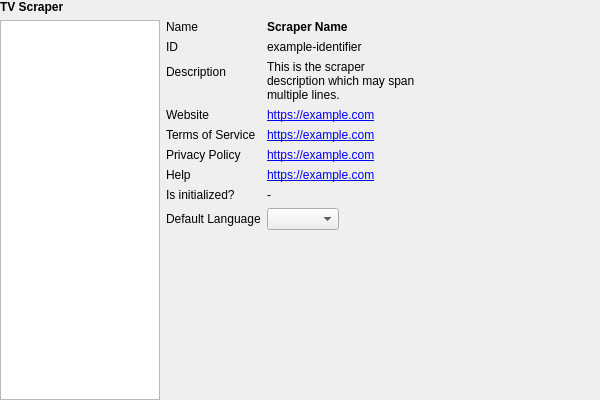
<?xml version="1.0" encoding="UTF-8"?>
<ui version="4.0">
 <class>TvScraperSettingsWidget</class>
 <widget class="QWidget" name="TvScraperSettingsWidget">
  <property name="geometry">
   <rect>
    <x>0</x>
    <y>0</y>
    <width>600</width>
    <height>400</height>
   </rect>
  </property>
  <layout class="QHBoxLayout" name="horizontalLayout_2" stretch="0,1">
   <property name="leftMargin">
    <number>0</number>
   </property>
   <property name="topMargin">
    <number>0</number>
   </property>
   <property name="rightMargin">
    <number>0</number>
   </property>
   <property name="bottomMargin">
    <number>0</number>
   </property>
   <item>
    <layout class="QVBoxLayout" name="layoutTvScrapersSidebar">
     <item>
      <widget class="QLabel" name="lblHeadingTvScrapers">
       <property name="font">
        <font>
         <weight>75</weight>
         <bold>true</bold>
        </font>
       </property>
       <property name="text">
        <string>TV Scraper</string>
       </property>
      </widget>
     </item>
     <item>
      <widget class="QListWidget" name="tvScraperList">
       <property name="minimumSize">
        <size>
         <width>100</width>
         <height>0</height>
        </size>
       </property>
       <property name="maximumSize">
        <size>
         <width>160</width>
         <height>16777215</height>
        </size>
       </property>
       <property name="spacing">
        <number>2</number>
       </property>
       <property name="wordWrap">
        <bool>true</bool>
       </property>
      </widget>
     </item>
    </layout>
   </item>
   <item>
    <layout class="QVBoxLayout" name="vLayout_tvScraperInfos">
     <item>
      <widget class="QLabel" name="lblScraperDetails">
       <property name="font">
        <font>
         <weight>75</weight>
         <bold>true</bold>
        </font>
       </property>
       <property name="text">
        <string/>
       </property>
      </widget>
     </item>
     <item>
      <layout class="QHBoxLayout" name="horizontalLayout">
       <item>
        <layout class="QFormLayout" name="formLayout">
         <property name="fieldGrowthPolicy">
          <enum>QFormLayout::ExpandingFieldsGrow</enum>
         </property>
         <item row="0" column="0">
          <widget class="QLabel" name="lblName">
           <property name="text">
            <string>Name</string>
           </property>
          </widget>
         </item>
         <item row="0" column="1">
          <widget class="QLabel" name="txtName">
           <property name="font">
            <font>
             <weight>75</weight>
             <bold>true</bold>
            </font>
           </property>
           <property name="text">
            <string notr="true">Scraper Name</string>
           </property>
          </widget>
         </item>
         <item row="1" column="0">
          <widget class="QLabel" name="lblId">
           <property name="text">
            <string>ID</string>
           </property>
          </widget>
         </item>
         <item row="1" column="1">
          <widget class="QLabel" name="txtId">
           <property name="toolTip">
            <string>Internal TV scraper ID. Used as key in MediaElch's settings.</string>
           </property>
           <property name="text">
            <string notr="true">example-identifier</string>
           </property>
          </widget>
         </item>
         <item row="2" column="0">
          <widget class="QLabel" name="lblDescription">
           <property name="text">
            <string>Description</string>
           </property>
          </widget>
         </item>
         <item row="2" column="1">
          <widget class="QLabel" name="txtDescription">
           <property name="sizePolicy">
            <sizepolicy hsizetype="Preferred" vsizetype="Preferred">
             <horstretch>1</horstretch>
             <verstretch>0</verstretch>
            </sizepolicy>
           </property>
           <property name="maximumSize">
            <size>
             <width>400</width>
             <height>800</height>
            </size>
           </property>
           <property name="text">
            <string notr="true">This is the scraper
description which may span
multiple lines.</string>
           </property>
           <property name="textFormat">
            <enum>Qt::PlainText</enum>
           </property>
           <property name="wordWrap">
            <bool>true</bool>
           </property>
          </widget>
         </item>
         <item row="3" column="0">
          <widget class="QLabel" name="lblWebsite">
           <property name="text">
            <string>Website</string>
           </property>
           <property name="textFormat">
            <enum>Qt::PlainText</enum>
           </property>
          </widget>
         </item>
         <item row="3" column="1">
          <widget class="QLabel" name="txtWebsite">
           <property name="toolTip">
            <string>The scraper's main website.</string>
           </property>
           <property name="text">
            <string notr="true">&lt;a href=&quot;https://example.com&quot;&gt;https://example.com&lt;/a&gt;</string>
           </property>
           <property name="openExternalLinks">
            <bool>true</bool>
           </property>
          </widget>
         </item>
         <item row="4" column="0">
          <widget class="QLabel" name="lblTOS">
           <property name="text">
            <string>Terms of Service</string>
           </property>
          </widget>
         </item>
         <item row="4" column="1">
          <widget class="QLabel" name="txtTOS">
           <property name="toolTip">
            <string>Terms of service of the TV scraper.</string>
           </property>
           <property name="text">
            <string notr="true">&lt;a href=&quot;https://example.com&quot;&gt;https://example.com&lt;/a&gt;</string>
           </property>
           <property name="openExternalLinks">
            <bool>true</bool>
           </property>
          </widget>
         </item>
         <item row="5" column="0">
          <widget class="QLabel" name="lblPrivacyPolicy">
           <property name="text">
            <string>Privacy Policy</string>
           </property>
          </widget>
         </item>
         <item row="5" column="1">
          <widget class="QLabel" name="txtPrivacyPolicy">
           <property name="toolTip">
            <string>Privacy Policy of the scraper.</string>
           </property>
           <property name="text">
            <string notr="true">&lt;a href=&quot;https://example.com&quot;&gt;https://example.com&lt;/a&gt;</string>
           </property>
           <property name="openExternalLinks">
            <bool>true</bool>
           </property>
          </widget>
         </item>
         <item row="6" column="0">
          <widget class="QLabel" name="lblHelpUrl">
           <property name="text">
            <string>Help</string>
           </property>
          </widget>
         </item>
         <item row="6" column="1">
          <widget class="QLabel" name="txtHelp">
           <property name="toolTip">
            <string>Where to get help for the TV scraper.</string>
           </property>
           <property name="text">
            <string notr="true">&lt;a href=&quot;https://example.com&quot;&gt;https://example.com&lt;/a&gt;</string>
           </property>
           <property name="openExternalLinks">
            <bool>true</bool>
           </property>
          </widget>
         </item>
         <item row="7" column="0">
          <widget class="QLabel" name="lblInitialized">
           <property name="toolTip">
            <string>Is the scraper initialized?</string>
           </property>
           <property name="text">
            <string>Is initialized?</string>
           </property>
          </widget>
         </item>
         <item row="8" column="0">
          <widget class="QLabel" name="lblDefaultLanguage">
           <property name="text">
            <string>Default Language</string>
           </property>
          </widget>
         </item>
         <item row="8" column="1">
          <widget class="LanguageCombo" name="comboLanguage"/>
         </item>
         <item row="7" column="1">
          <widget class="QLabel" name="txtInitialized">
           <property name="text">
            <string notr="true">-</string>
           </property>
          </widget>
         </item>
        </layout>
       </item>
       <item>
        <spacer name="horizontalSpacer_2">
         <property name="orientation">
          <enum>Qt::Horizontal</enum>
         </property>
         <property name="sizeHint" stdset="0">
          <size>
           <width>40</width>
           <height>20</height>
          </size>
         </property>
        </spacer>
       </item>
      </layout>
     </item>
     <item>
      <spacer name="vSpacer_tvScraper">
       <property name="orientation">
        <enum>Qt::Vertical</enum>
       </property>
       <property name="sizeHint" stdset="0">
        <size>
         <width>20</width>
         <height>40</height>
        </size>
       </property>
      </spacer>
     </item>
    </layout>
   </item>
  </layout>
 </widget>
 <customwidgets>
  <customwidget>
   <class>LanguageCombo</class>
   <extends>QComboBox</extends>
   <header location="global">ui/small_widgets/LanguageCombo.h</header>
  </customwidget>
 </customwidgets>
 <resources/>
 <connections/>
</ui>
